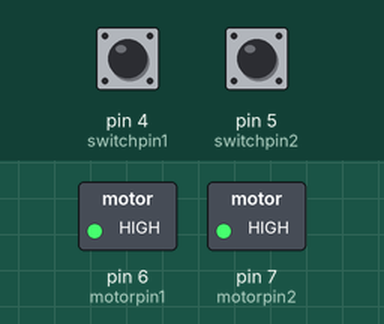
Simulated run of this sketch. Board: Arduino Uno, built with avr-gcc and run on an emulated ATmega328P. Shown: switched loads named in the sketch (green lamp = pin HIGH). The test bench sets the inputs (shaded band); at power-on: pin 4 (switchpin1) HIGH, pin 5 (switchpin2) HIGH.

Above: at 1.2 s.
1.3 s: pin 4 (switchpin1) pulled LOW for 0.15 s
At 1.37 s:
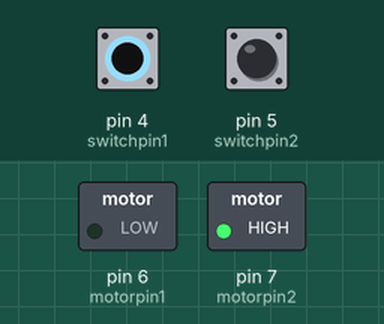
2.9 s: pin 5 (switchpin2) pulled LOW for 0.15 s
At 2.97 s:
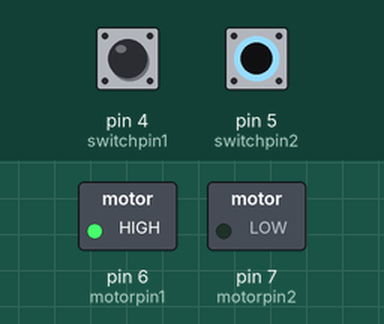
4.5 s: pin 5 (switchpin2) pulled LOW for 3.2 s
At 8.6 s:
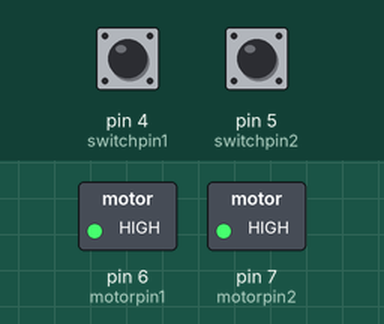
9.2 s: pin 4 (switchpin1) pulled LOW for 3.2 s
At 9.8 s:
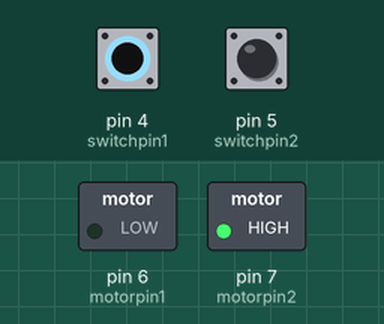
Timing chart, 0 to 13.9 s (numbered marks = the images above; inputs shaded):
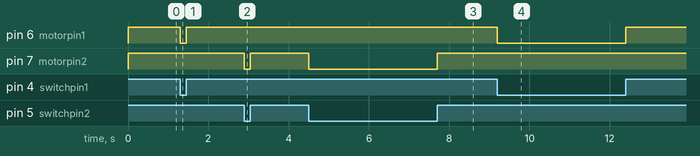

The sketch:

dc_motor_bidirectional.ino
```cpp
const int switchpin1 = 4, switchpin2 = 5;
const int motorpin1 = 6, motorpin2 = 7;
int switchstate1 = 0, switchstate2 = 0;
void setup()
{
  pinMode(motorpin1, OUTPUT);
  pinMode(motorpin2, OUTPUT);
  pinMode(switchpin1, INPUT);
  pinMode(switchpin1, INPUT);
}

void loop()
{
  switchstate1 = digitalRead(switchpin1);
  switchstate2 = digitalRead(switchpin2);
  if (switchstate1 == LOW)
  {
    digitalWrite(motorpin1, LOW);
    digitalWrite(motorpin2, HIGH);
  }
  else if (switchstate2 == LOW)
  {
    digitalWrite(motorpin1, HIGH);
    digitalWrite(motorpin2, LOW);
  }
  else

  {
    digitalWrite(motorpin1, HIGH);
    digitalWrite(motorpin2, HIGH);
  }
}
```

Measured:
- after the input at 1.3 s, pin 6 (motorpin1): HIGH → LOW at once, → HIGH 0.15 s later
- after the input at 2.9 s, pin 7 (motorpin2): HIGH → LOW at once, → HIGH 0.15 s later
- after the input at 4.5 s, pin 7 (motorpin2): HIGH → LOW at once, → HIGH 3.2 s later
- after the input at 9.2 s, pin 6 (motorpin1): HIGH → LOW at once, → HIGH 3.2 s later
